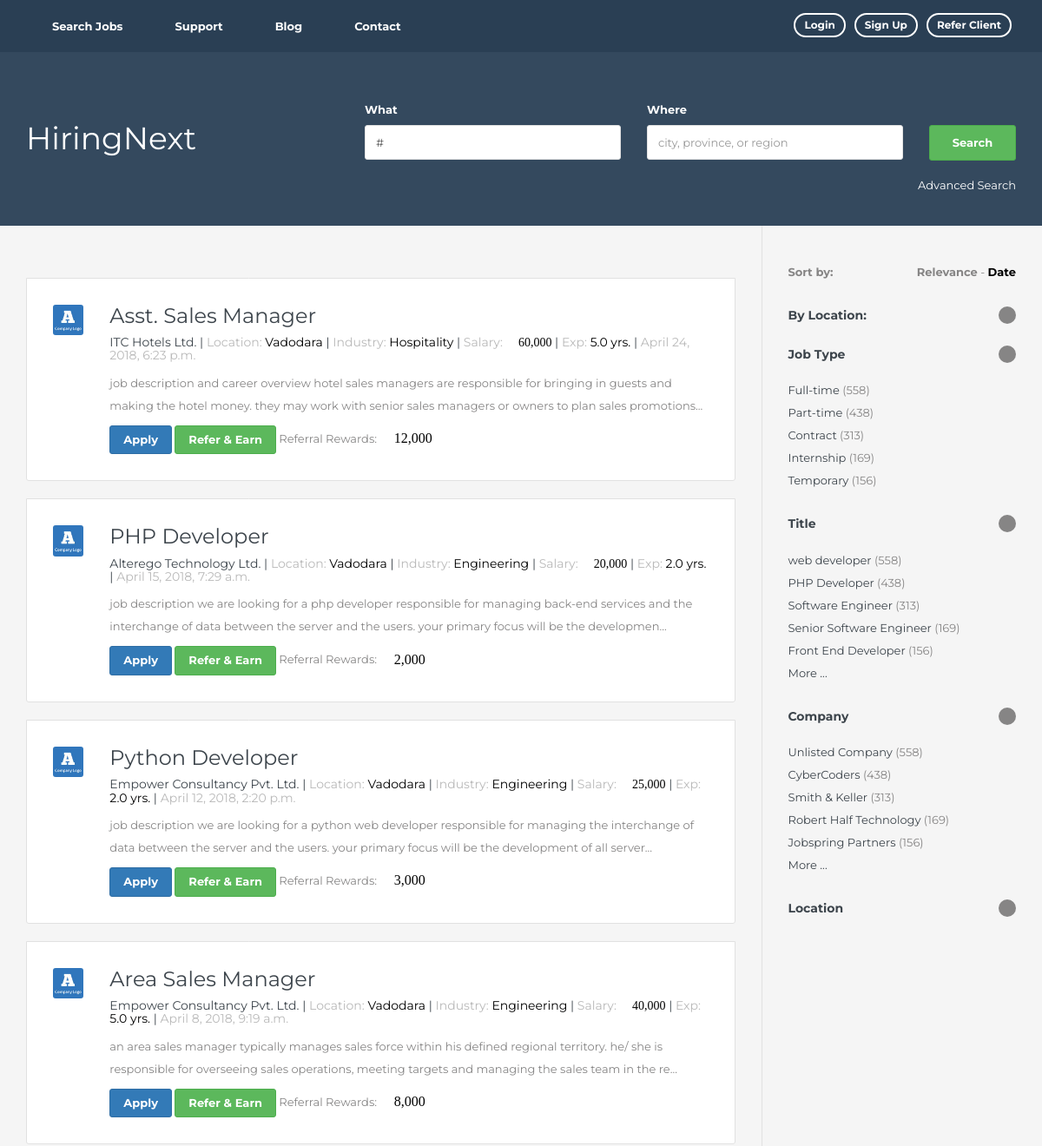
The app's page /functional_area/hotel/ (upper part), older data.
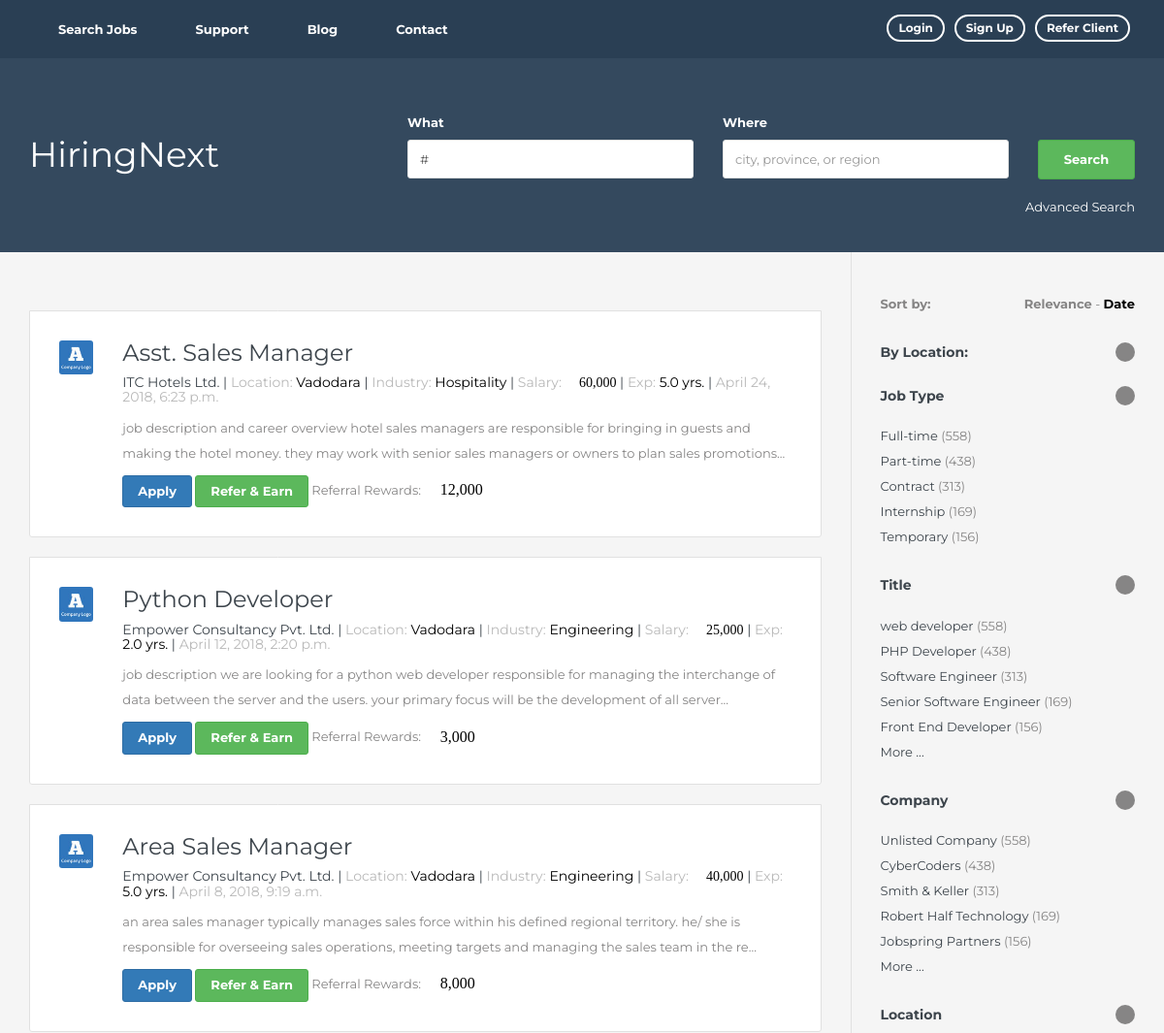
The same page, newer data.
### jobopening/models.py (models this page shows, shortened)
class Jobopening(models.Model):
    assign_recruiter = models.ForeignKey(
        AUTH_USER_MODEL,
        on_delete=models.CASCADE,
        related_name="Recruiter_Handling",
        null=True,
        blank=True,
    )
    job_title = models.CharField(max_length=50, verbose_name='Designation', editable=True)
    slug = models.SlugField(max_length=40)
    company_name = models.ForeignKey(CompanyProfile, on_delete=models.CASCADE, verbose_name='Company Name')
    job_location = models.ForeignKey(JobLocation, on_delete=models.CASCADE, verbose_name='Job Location')
    job_location_sample = models.CharField(choices=JOB_LOCATION_CHOICES, max_length=20, null=True,
                                           verbose_name='Sample Job Location')
    experience = models.DecimalField(decimal_places=1, max_digits=5, null=True, verbose_name='Experience')
    skill = models.CharField(max_length=100, verbose_name='Skills')
    qualification = models.CharField(choices=QUALIFICATION_CHOICES, max_length=100, verbose_name='Qualification')
    salary_budget = models.DecimalField(decimal_places=0, max_digits=10, null=True, verbose_name='Salary Criteria')
    referral_reward = models.DecimalField(decimal_places=0, max_digits=10, null=True, verbose_name='Referral Amount')
    industry = models.ForeignKey(Industry, null=True, blank=True)
    functional_area = models.ForeignKey(FunctionalArea, null=True, blank=True)
    role_category = models.CharField(max_length=50, verbose_name='Role Category')
    employment_type = models.CharField(max_length=50, verbose_name='Employment Type')
    job_description = models.TextField(verbose_name='Job Description')
    nice_to_have = models.CharField(max_length=500, verbose_name='Nice To Have', null=True)
    job_created = models.DateTimeField(auto_created=True, null=True)
    active = models.BooleanField(default=True)
    Questions = models.ManyToManyField(ApplicationQuestions, default=None, verbose_name='Application Questionnaires')
    objects = JobOpeningManager()
    tags = TaggableManager()
    class Meta:
        ordering = ["-job_created"]
    def get_absolute_url(self):
        return reverse('job-detail', kwargs={'slug': self.slug})

class JobLocation(models.Model):
    job_location = models.CharField(max_length=20)
    slug = models.SlugField()
    def __str__(self):
        return self.job_location
    class Meta:
        ordering = ["id"]

class Industry(models.Model):
    industry = models.CharField(max_length=30)
    slug = models.SlugField()
    def __str__(self):
        return self.industry
    def get_absolute_url(self):
        return reverse("industry", kwargs={"slug": self.slug})
    class Meta:
        ordering = ["id"]

### employer/models.py (models this page shows, shortened)
class CompanyProfile(models.Model):
    company = models.CharField(max_length=50)
    slug = models.SlugField(max_length=40)
    company_profile = models.TextField()
    company_location = models.CharField(choices=JOB_LOCATION_CHOICES, max_length=50)
    company_website = models.URLField(verbose_name='Website', default=None)
    company_date_created = models.DateTimeField(auto_created=True)
    def get_absolute_url(self):
        return reverse('company-detail', kwargs={'slug': self.slug})

### jobopening/views.py (the view, shortened to what this page needs)
# urls.py: url(r'^functional_area/(?P<slug>[-\w]+)/$', FunctionalAreaListView.as_view(), name='functional_area'),
class FunctionalAreaListView(DetailView):
    model = FunctionalArea
    queryset = FunctionalArea.objects.all()
    form_class = ReferCandidateForm
    template_name = 'functional_area/functional_area.html'
    def get_context_data(self, **kwargs):
        context = super(FunctionalAreaListView, self).get_context_data(**kwargs)
        context.update({
            'opening': Jobopening.objects.all(),
            'industry': Industry.objects.all(),
        })
        return context

### jobopening/models.py (called while the page is built)
    def active(self):
        return self.filter(active=True)

    def __str__(self):
        return self.questions_for

    def get_queryset(self):
        return JobOpeningQueryset(self.model, using=self._db)

    def all(self, **kwargs):
        return self.get_queryset().active()

### templates/functional_area/functional_area.html (shortened to what the changed rows need)
{% extends 'base.html' %}
{% load static %}
{% load bootstrap3 %}
{% load humanize %}
    {% block content %}
        <header class="main-header">
            <div class="container">
                <div class="row">
                    <div class="col-md-4">
                        <div class="logo text-center-sm"><a href="{% url 'index' %}"><h1 style="color: white">
                            HiringNext</h1></a></div>
                    </div>
                </div>
            </div>
        </header>
        <div class="body-content clearfix">
            <div class="bg-color2">
                <div class="container">
                    <div class="row">
                        <div class="col-md-9">
                            <div class="block-section-sm box-list-area">
                                {% for job in object.jobopening_set.all %}
                                    <div class="box-list">
                                        <div class="item">
                                            <div class="row">
                                                <div class="col-md-1 hidden-sm hidden-xs">
                                                    <div class="img-item"><img
                                                            src="{% static '/assets/theme/images/company-logo/1.jpg' %}"
                                                            alt="">
                                                    </div>
                                                </div>
                                                <div class="col-md-11">
                                                    <h3 class="no-margin-top"><a href="{{ job.get_absolute_url }}"
                                                                                 class="">{{ job.job_title }}<i
                                                            class="fa fa-link color-white-mute font-1x"></i></a>
                                                    </h3>
                                                    <h5>
                                                            <span class="color-black"><a
                                                                    href="{{ job.company_name.get_absolute_url }}">{{ job.company_name.company }}</a></span>
                                                        | <span class="color-white-mute">Location: </span><span
                                                            class="color-black">{{ job.job_location }}</span>
                                                        | <span class="color-white-mute">Industry:</span>
                                                        <a href="{{ job.industry.get_absolute_url }}"><span
                                                                class="color-black">{{ job.industry }}</span></a>
                                                        | <span class="color-white-mute">Salary: </span><span
                                                            class="color-black fa fa-rupee"> {{ job.salary_budget | intcomma }}</span>
                                                        | <span class="color-white-mute">Exp: </span><span
                                                            class="color-black">{{ job.experience }} yrs.</span>
                                                        |
                                                        <span class="color-white-mute">{{ job.job_created }}</span>
                                                    </h5>
                                                    <p class="text">{{ job.job_description | slice:"200" | lower }}...</p>
                                                    <a href="#modal-apply" data-toggle="modal" type="button"
                                                       class="btn btn-theme btn-primary btn-sm">
                                                        Apply
                                                    </a>
                                                    <a href="#modal-refer" data-toggle="modal"
                                                       type="button"
                                                       class="btn btn-theme btn-success btn-sm">
                                                        Refer & Earn
                                                    </a>
                                                    Referral Rewards: <span style="font-size: medium"
                                                                            class="color-black fa fa-rupee"> {{ job.referral_reward | intcomma }} </span>
                                                </div>
                                            </div>
                                        </div>
                                    </div>
                                {% endfor %}
                            </div>
                        </div>
                    </div>
                </div>
            </div>
        </div>
    {% endblock %}

Row changes from the older to the newer data that the page shows:
no longer on this page (row edited): Jobopening: job_title "PHP Developer", company_name.company "Alterego Technology Ltd.", job_location "Vadodara", industry "Engineering", salary_budget "20,000", experience "2.0", job_created "April 15, 2018, 7:29 a.m.", job_description "job description we are looking for a php developer responsible for managing back-end services and the interchange of data between the server and the users. your primary focus will be the developmen", referral_reward "2,000"
